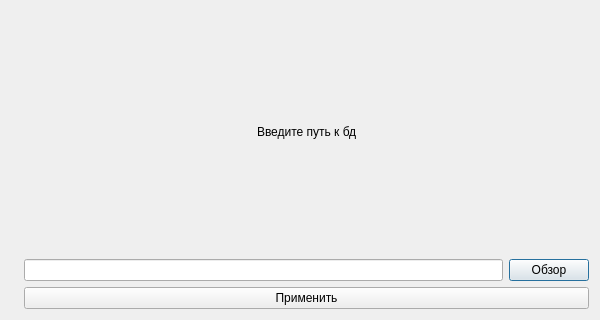
<?xml version="1.0" encoding="UTF-8"?>
<ui version="4.0">
 <class>Hello_Dialog</class>
 <widget class="QDialog" name="Hello_Dialog">
  <property name="geometry">
   <rect>
    <x>0</x>
    <y>0</y>
    <width>600</width>
    <height>320</height>
   </rect>
  </property>
  <property name="minimumSize">
   <size>
    <width>600</width>
    <height>320</height>
   </size>
  </property>
  <property name="maximumSize">
   <size>
    <width>600</width>
    <height>320</height>
   </size>
  </property>
  <property name="windowTitle">
   <string>Выбор базы данных</string>
  </property>
  <property name="modal">
   <bool>true</bool>
  </property>
  <layout class="QGridLayout" name="gridLayout">
   <item row="0" column="0" rowspan="3">
    <widget class="QLabel" name="label_img">
     <property name="text">
      <string/>
     </property>
     <property name="pixmap">
      <pixmap>blanks/ReTab_Log_hello.png</pixmap>
     </property>
    </widget>
   </item>
   <item row="0" column="1">
    <layout class="QHBoxLayout" name="horizontalLayout">
     <item>
      <spacer name="horizontalSpacer">
       <property name="orientation">
        <enum>Qt::Horizontal</enum>
       </property>
       <property name="sizeHint" stdset="0">
        <size>
         <width>40</width>
         <height>20</height>
        </size>
       </property>
      </spacer>
     </item>
     <item>
      <widget class="QLabel" name="label">
       <property name="text">
        <string>Введите путь к бд</string>
       </property>
      </widget>
     </item>
     <item>
      <spacer name="horizontalSpacer_2">
       <property name="orientation">
        <enum>Qt::Horizontal</enum>
       </property>
       <property name="sizeHint" stdset="0">
        <size>
         <width>40</width>
         <height>20</height>
        </size>
       </property>
      </spacer>
     </item>
    </layout>
   </item>
   <item row="1" column="1">
    <layout class="QHBoxLayout" name="horizontalLayout_2">
     <item>
      <widget class="QLineEdit" name="lineEdit">
       <property name="text">
        <string/>
       </property>
      </widget>
     </item>
     <item>
      <widget class="QPushButton" name="pushButton_obzor">
       <property name="text">
        <string>Обзор</string>
       </property>
      </widget>
     </item>
    </layout>
   </item>
   <item row="2" column="1">
    <widget class="QPushButton" name="pushButton">
     <property name="text">
      <string>Применить</string>
     </property>
    </widget>
   </item>
  </layout>
 </widget>
 <resources/>
 <connections/>
</ui>
